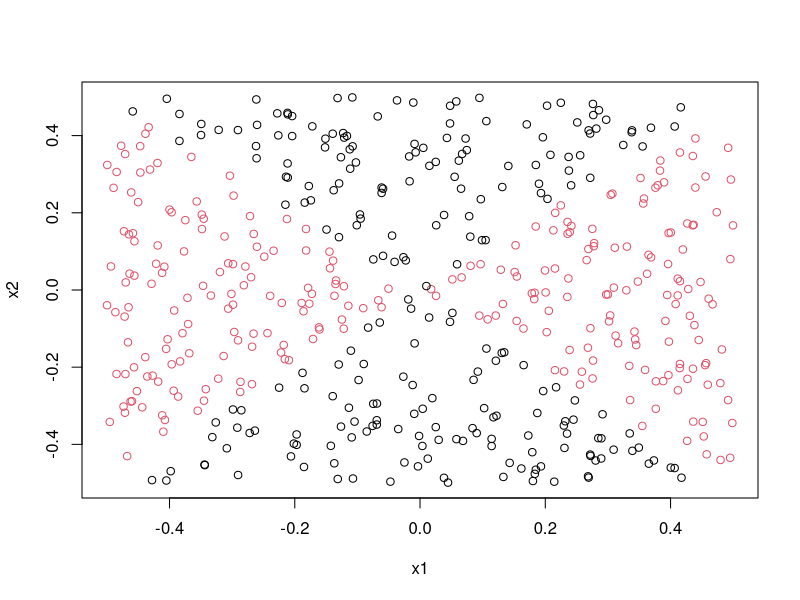
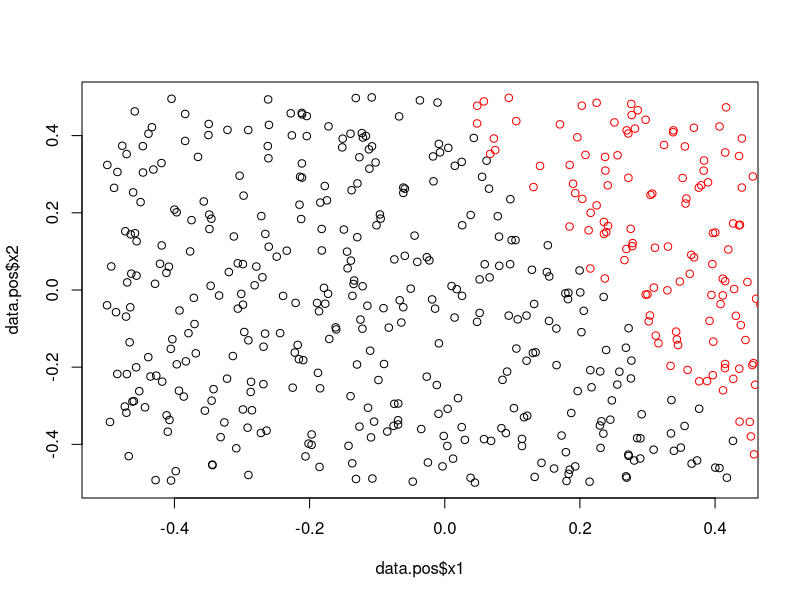
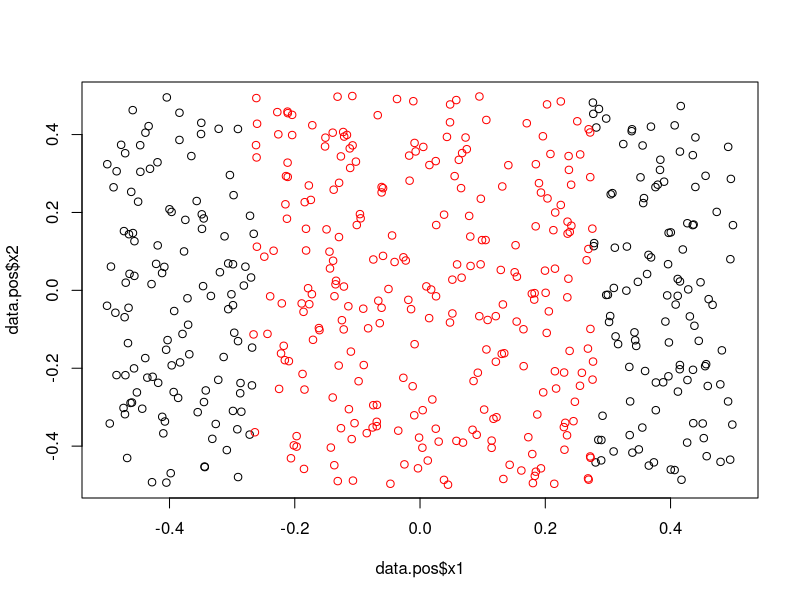
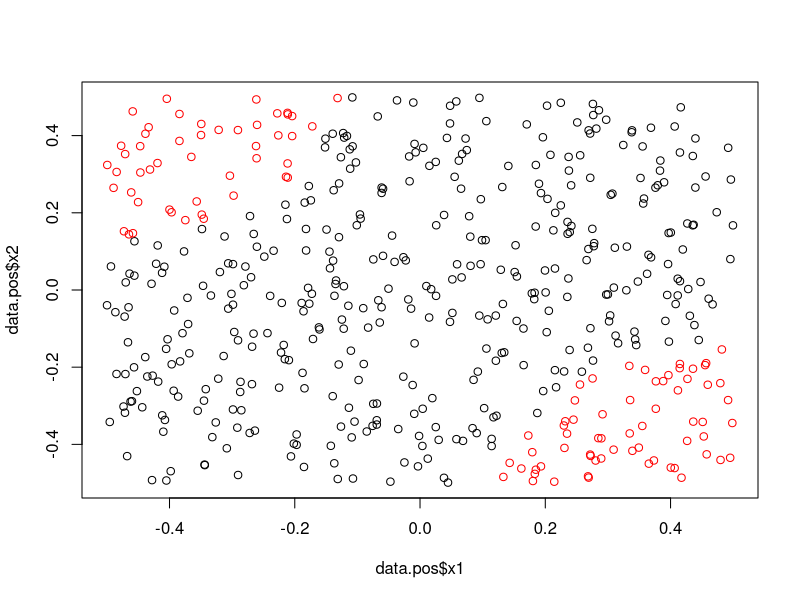
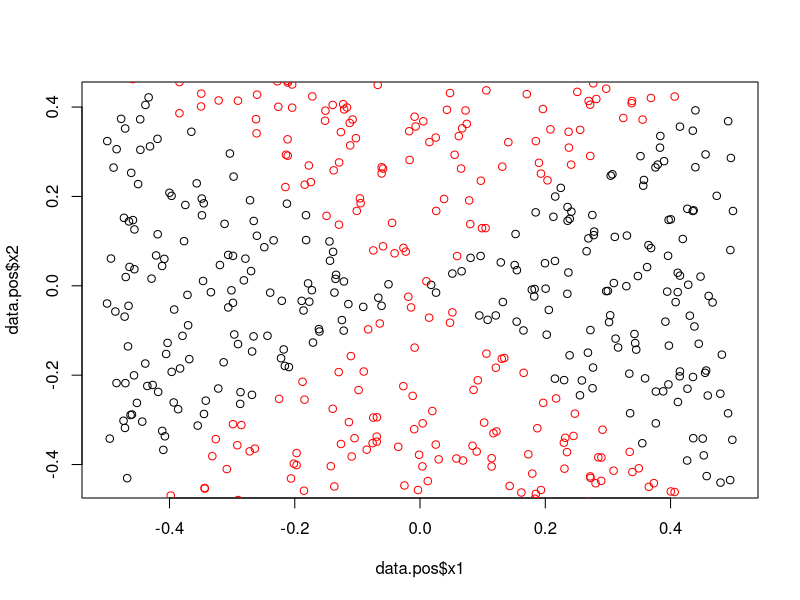
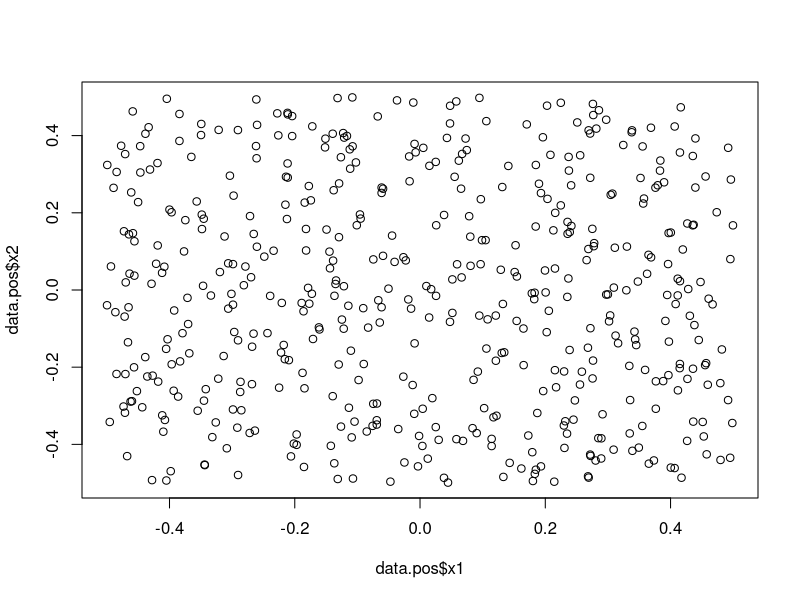
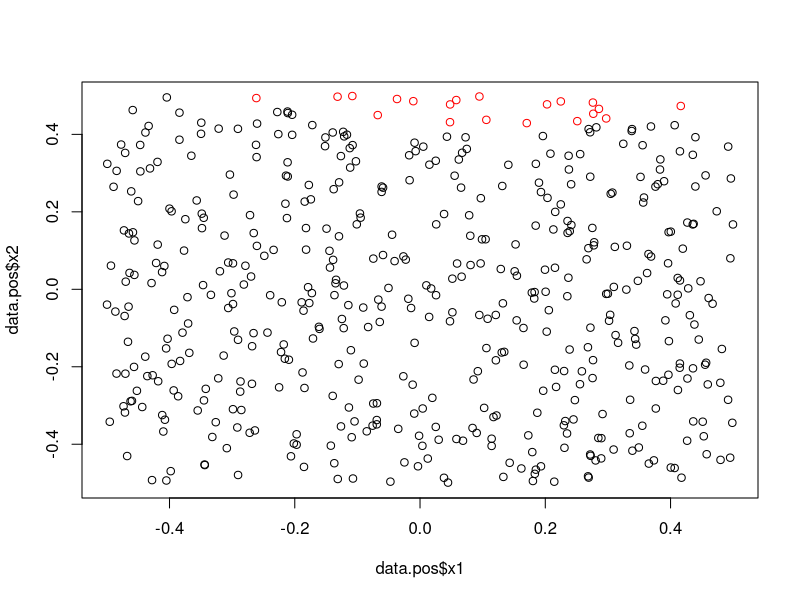
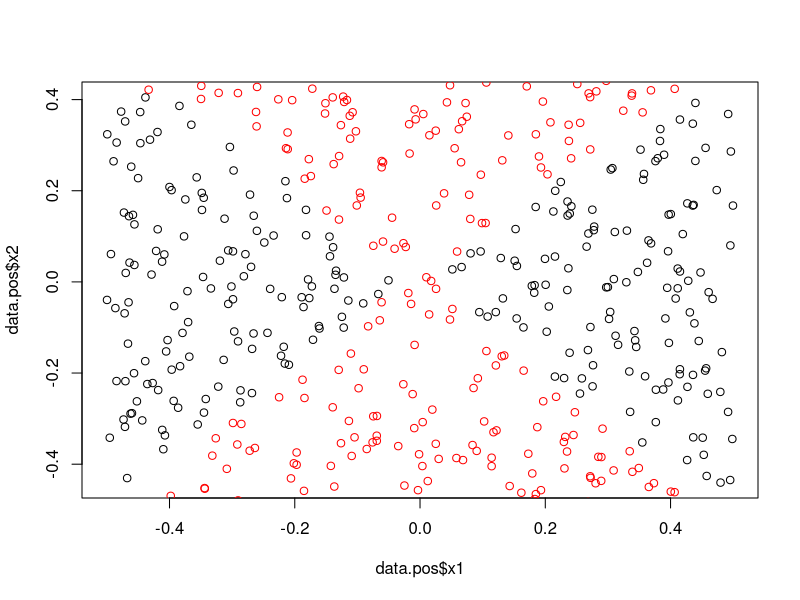

The R source for these figures, in order:
# 5. 
# 
# We have seen that we can fit an SVM 
# with a non-linear kernel in order
# to perform classification using a 
# non-linear decision boundary. We will
# now see that we can also obtain a 
# non-linear decision boundary by
# performing logistic regression using 
# non-linear transformations of the
# features.
# 
# (a) 
# 
# Generate a data set with n = 500 
# and p = 2, such that the obser-
#   vations belong to two classes with 
# a quadratic decision boundary
# between them. For instance, you 
# can do this as follows:
#   
#   > x1 = runif (500) -0.5
# > x2 = runif (500) -0.5
# > y =1*( x1 ^2 - x2 ^2 > 0)

?runif
set.seed(421)
x1 = runif(500) - 0.5
x2 = runif(500) - 0.5
y = 1 * (x1^2 - x2^2 > 0)

# (b) 
# 
# Plot the observations, colored 
# according to their class labels.
# Your plot should display X 1 on 
# the x-axis, and X 2 on the y-
#   axis.

plot(x1, x2, col = y+1)

# (c) 
# 
# Fit a logistic regression model to 
# the data, using X 1 and X 2 as
# predictors.

dat = data.frame(x1 = x1, x2 = x2, y = y)
glm.fits = glm(y~., data = dat, family = binomial)

summary(glm.fits) 

# (d) 
# 
# Apply this model to the training 
# data in order to obtain a pre-
#   dicted class label for each training 
# observation. Plot the ob-
#   servations, colored according to the 
# predicted class labels. The
# decision boundary should be linear.


pred.log = predict(glm.fits, dat, type = "response")
pred.cat = ifelse(pred.log > 0.52, 1, 0)
data.pos = dat[pred.cat == 1, ]
data.neg = dat[pred.cat == 0, ]
plot(data.pos$x1, data.pos$x2)
points(data.neg$x1, data.neg$x2, col = "red")

# (e) 
# 
# Now fit a logistic regression model 
# to the data using non-linear
# functions of X 1 and X 2 as predictors 
# (e.g. X 1 2 , X 1 ×X 2 , log(X 2 ),
#   and so forth).

glm.fits = glm(y~poly(x1, 2) + x2, data = dat, family = binomial)
pred.log = predict(glm.fits, dat, type = "response")
pred.cat = ifelse(pred.log > 0.52, 1, 0)
data.pos = dat[pred.cat == 1, ]
data.neg = dat[pred.cat == 0, ]
plot(data.pos$x1, data.pos$x2)
points(data.neg$x1, data.neg$x2, col = "red")

glm.fits = glm(y~I(x1 * x2), data = dat, family = binomial)
pred.log = predict(glm.fits, dat, type = "response")
pred.cat = ifelse(pred.log > 0.52, 1, 0)
data.pos = dat[pred.cat == 1, ]
data.neg = dat[pred.cat == 0, ]
plot(data.pos$x1, data.pos$x2)
points(data.neg$x1, data.neg$x2, col = "red")

glm.fits = glm(y ~ poly(x1, 2) + poly(x2, 2) + I(x1 * x2), data = dat, family = binomial)
pred.log = predict(glm.fits, dat, type = "response")
pred.cat = ifelse(pred.log > 0.52, 1, 0)
data.pos = dat[pred.cat == 1, ]
data.neg = dat[pred.cat == 0, ]
plot(data.pos$x1, data.pos$x2)
points(data.neg$x1, data.neg$x2, col = "red")

# (f) 
# 
# Apply this model to the training 
# data in order to obtain a pre-
#   dicted class label for each training 
# observation. Plot the ob-
#   servations, colored according to the 
# predicted class labels. The
# decision boundary should be obviously 
# non-linear. If it is not,
# then repeat (a)-(e) until you come 
# up with an example in which
# the predicted class labels are 
# obviously non-linear.
# 
# 
# (g) 
# 
# Fit a support vector classifier 
# to the data with X 1 and X 2 as
# predictors. Obtain a class prediction 
# for each training observa-
#   tion. Plot the observations, 
# colored according to the predicted
# class labels.

library(e1071)
svmfit.lin = svm(as.factor(y)~., data = dat, kernel = "linear", cost = 10)
#svmfit.lin = svm(y~x1+x2, kernel = "linear", cost = 10, 
#                 scale = F, decision.values = T)
pred.svm = predict(svmfit.lin, dat)
data.pos = dat[pred.svm == 1, ]
data.neg = dat[pred.svm == 0, ]
plot(data.pos$x1, data.pos$x2)
points(data.neg$x1, data.neg$x2, col = "red")


 
# (h) 
# 
# Fit a SVM using a non-linear kernel 
# to the data. Obtain a class
# prediction for each training 
# observation. Plot the observations,
# colored according to the predicted 
# class labels

svmfit.poly = svm(as.factor(y)~., data = dat, kernel = "polynomial",
                  cost = 10, degree = 5, gamma = 1)
#svmfit.lin = svm(y~x1+x2, kernel = "linear", cost = 10, 
#                 scale = F, decision.values = T)
pred.svm = predict(svmfit.poly, dat)
data.pos = dat[pred.svm == 1, ]
data.neg = dat[pred.svm == 0, ]
plot(data.pos$x1, data.pos$x2)
points(data.neg$x1, data.neg$x2, col = "red") 

svmfit.rad = svm(as.factor(y)~x1 + x2, data = dat, gamma = 1, cost = 10)
#svmfit.lin = svm(y~x1+x2, kernel = "linear", cost = 10, 
#                 scale = F, decision.values = T)
pred.svm = predict(svmfit.rad, dat)
data.pos = dat[pred.svm == 1, ]
data.neg = dat[pred.svm == 0, ]
plot(data.pos$x1, data.pos$x2)
points(data.neg$x1, data.neg$x2, col = "red") 
 
# (i) 
# 
# Comment on your results.